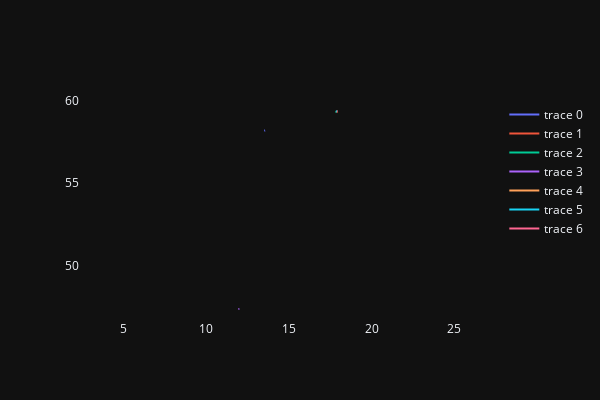

Notebook source saved alongside this figure:
### Code cell
fig = go.Figure()

# Set layout with equal aspect ratio
fig.update_layout(
    width=600,
    height=400,
    yaxis=dict(scaleanchor="x", scaleratio=1, showgrid=False),
    xaxis=dict(showgrid=False),
    template="plotly_dark",
)

for gpx in activities:
    points = gpx.tracks[0].segments[0].points
    lat = [p.latitude for p in points]
    lon = [p.longitude for p in points]
    elev = [p.elevation for p in points]
    time = [p.time for p in points]
    fig.add_trace(go.Scatter(x=lon, y=lat))

fig.show()

### Figure 1 — Plotly figure (JSON) as saved in the notebook; plotly's stock layout.template omitted (floating-point values rounded to 4 significant figures; data arrays with more than 128 entries replaced by an {"elided": "..."} marker saying what was removed)
{"data": [{"type": "scatter", "x": {"elided": "1802 float values"}, "y": {"elided": "1802 float values"}}, {"type": "scatter", "x": {"elided": "1297 float values"}, "y": {"elided": "1297 float values"}}, {"type": "scatter", "x": {"elided": "3592 float values"}, "y": {"elided": "3592 float values"}}, {"type": "scatter", "x": {"elided": "3007 float values"}, "y": {"elided": "3007 float values"}}, {"type": "scatter", "x": {"elided": "1212 float values"}, "y": {"elided": "1212 float values"}}, {"type": "scatter", "x": {"elided": "1757 float values"}, "y": {"elided": "1757 float values"}}, {"type": "scatter", "x": {"elided": "2075 float values"}, "y": {"elided": "2075 float values"}}], "layout": {"height": 400, "width": 600, "xaxis": {"showgrid": false}, "yaxis": {"scaleanchor": "x", "scaleratio": 1, "showgrid": false}}}
